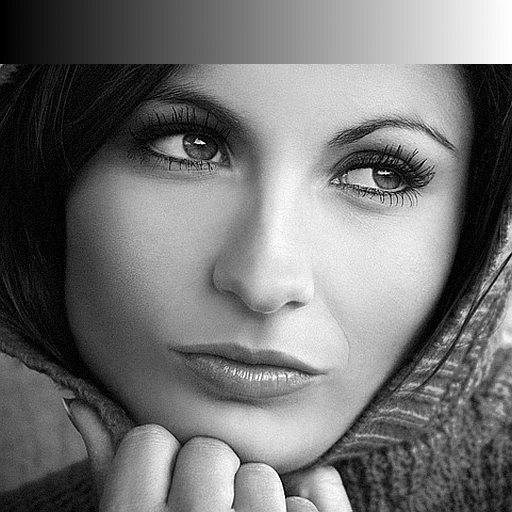
%> input picture Lab_1/FC_PROY1/imagen.png, 512 x 512 px
$ octave lab_1_4.m   (GNU Octave 9; MATLAB toolbox functions it lacks are replaced by stand-ins)
%> lines starting %> are read from the running program, lines starting %| are printed output that depends on the picture

% ============================

% LABORATORIO 1 apartado 4 - FOTOGRAFÍA COMPUTACIONAL
% Autor 1: [FLORES FLORES, DANIEL JAVIER]
% Autor 2: [LILLO RAMIREZ, LUCAS]

% ============================

% ===== Mostrar imagen oculta al igual que con cervino.png del lab0 =========
clear; clc; close all;

im = imread('FC_PROY1/imagen.png');
%> im is the input picture: size 512x512 uint8; min 0, max 255, mean 115
% Extraemos el bit menos significativo
V =1;
im_oculta = bitand(im, V);
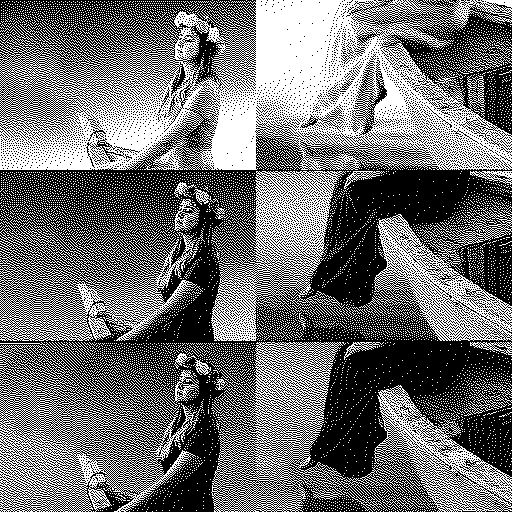
%> im_oculta: size 512x512 uint8; values 0 (black) and 1 (white), 43.5% white in thin lines or dots
% Mostramos la imagen oculta igual que con el lab 0
figure;
imshow(im_oculta*255);
title('Imagen oculta');
% con esto podemos observar la imagen oculta en escala de grises que se repite 3 veces (1 por canal de color)

% Medidas de la imagen oculta
filas = 340;
columnas = 256;
separacion = 512;
nbits = filas*columnas; % nbits por canal (según el enunciado es a coloir asiq 3 canales)
% extramos los bits de cada canal
    % - Canal Rojo -
    bits_rojo_p1 = im_oculta(1:170, 1:256);
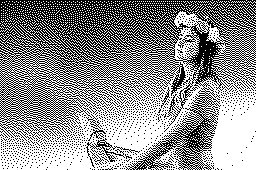
%> bits_rojo_p1: size 170x256 uint8; values 0 (black) and 1 (white), 55.6% white; black in thin lines or dots
    bits_rojo_p2 = im_oculta(1:170, 257:512);
%> bits_rojo_p2: size 170x256 uint8; values 0 (black) and 1 (white), 62.5% white; black in thin lines or dots
    Rojo = [bits_rojo_p1; bits_rojo_p2];
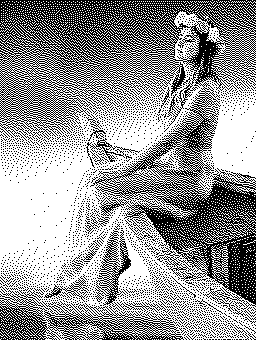
%> Rojo: size 340x256 uint8; values 0 (black) and 1 (white), 59.1% white; black in thin lines or dots
    % - Canal Verde -
    bits_verde_p1 = im_oculta(172:341, 1:256);
%> bits_verde_p1: size 170x256 uint8; values 0 (black) and 1 (white), 35.1% white in thin lines or dots
    bits_verde_p2 = im_oculta(172:341, 257:512);
%> bits_verde_p2: size 170x256 uint8; values 0 (black) and 1 (white), 36.3% white in thin lines or dots
    Verde = [bits_verde_p1; bits_verde_p2];
%> Verde: size 340x256 uint8; values 0 (black) and 1 (white), 35.7% white in thin lines or dots
    % - Canal Azul -
    bits_azul_p1 = im_oculta(343:512, 1:256);
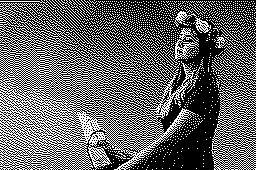
%> bits_azul_p1: size 170x256 uint8; values 0 (black) and 1 (white), 39% white in thin lines or dots
    bits_azul_p2 = im_oculta(343:512, 257:512);
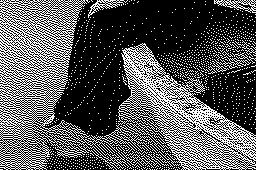
%> bits_azul_p2: size 170x256 uint8; values 0 (black) and 1 (white), 33.6% white in thin lines or dots
    Azul = [bits_azul_p1; bits_azul_p2];
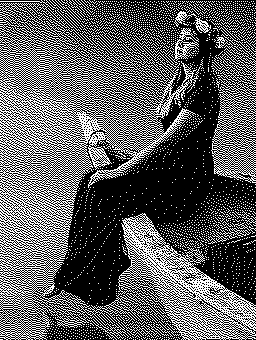
%> Azul: size 340x256 uint8; values 0 (black) and 1 (white), 36.3% white in thin lines or dots
% combinamos los canales para obtener la imagen oculta a color
imagen_oculta_color = cat(3, Rojo, Verde, Azul);
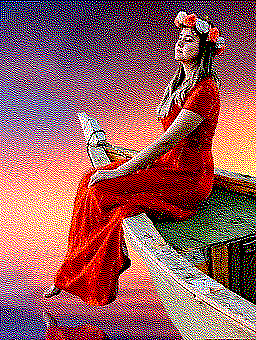
%> imagen_oculta_color: size 340x256x3 uint8; mean R, G, B 0.591, 0.357, 0.363; drawn with 1 as white
% Mostramos la imagen oculta a color
figure;
imshow(imagen_oculta_color*255);
title('Imagen oculta a color');

$ run again, with Lab_1/FC_PROY1/color.jpg saved as Lab_1/FC_PROY1/imagen.png
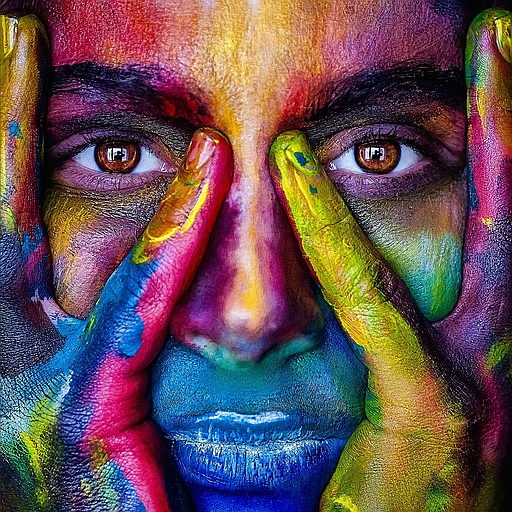
%> input picture Lab_1/FC_PROY1/color.jpg, 512 x 512 px
%> im is the input picture: size 512x512x3 uint8; mean R, G, B 103.4, 79.7, 84.5
%> `bits_rojo_p1 = im_oculta(1:170, 1:256);`:
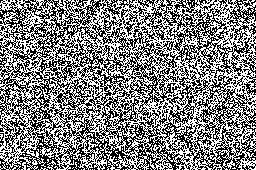
%> bits_rojo_p1: size 170x256 uint8; values 0 (black) and 1 (white), 50.6% white; black in thin lines or dots
%> bits_rojo_p2: size 170x256 uint8; values 0 (black) and 1 (white), 50.1% white; black in thin lines or dots
%> Rojo: size 340x256 uint8; values 0 (black) and 1 (white), 50.4% white; black in thin lines or dots
%> bits_verde_p1: size 170x256 uint8; values 0 (black) and 1 (white), 48.8% white in thin lines or dots
%> bits_verde_p2: size 170x256 uint8; values 0 (black) and 1 (white), 49.4% white in thin lines or dots
%> Verde: size 340x256 uint8; values 0 (black) and 1 (white), 49.1% white in thin lines or dots
%> bits_azul_p1: size 170x256 uint8; values 0 (black) and 1 (white), 43.5% white in thin lines or dots
%> bits_azul_p2: size 170x256 uint8; values 0 (black) and 1 (white), 46.5% white in thin lines or dots
%> Azul: size 340x256 uint8; values 0 (black) and 1 (white), 45% white in thin lines or dots
%> `imagen_oculta_color = cat(3, Rojo, Verde, Azul);`:
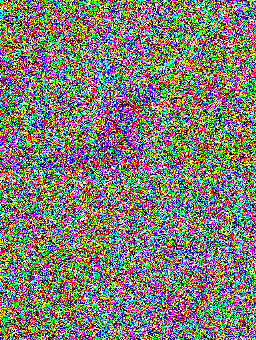
%> imagen_oculta_color: size 340x256x3 uint8; mean R, G, B 0.504, 0.491, 0.45; drawn with 1 as white
